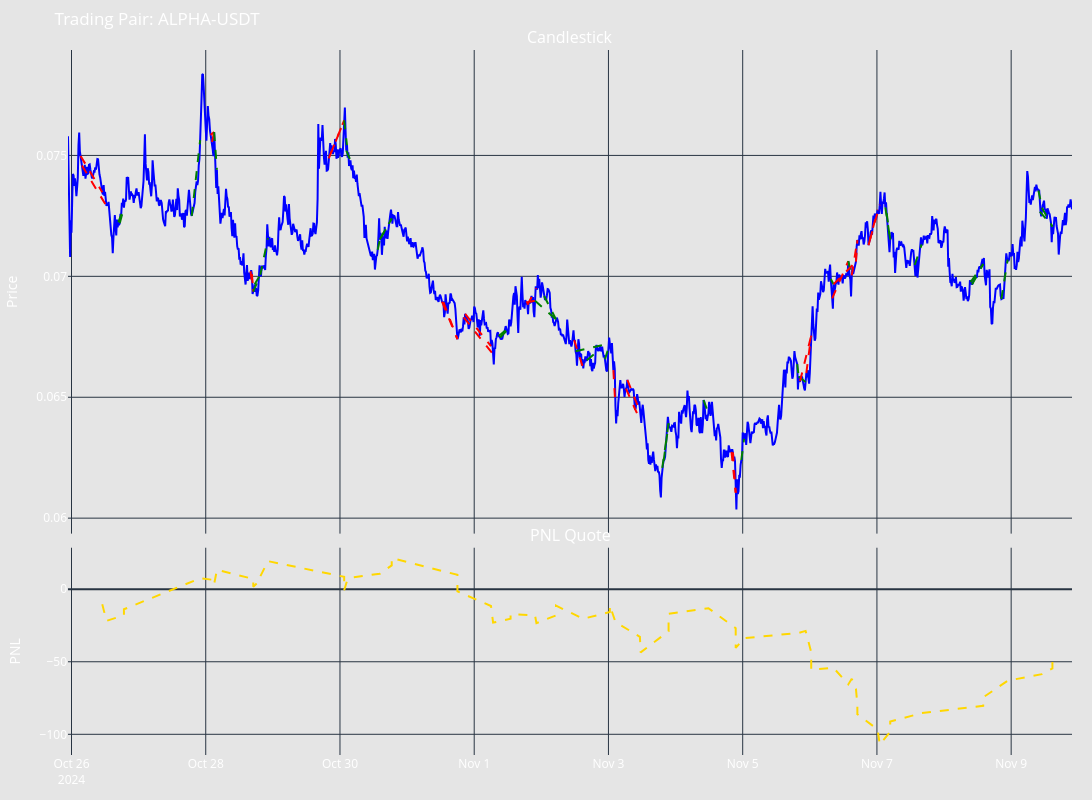

Here is the notebook cell this chart was saved with:
### Code cell
# Let's see what is inside the backtesting results
print(backtesting_result.get_results_summary())
backtesting_result.get_backtesting_figure()

### Figure 1 — Plotly figure (JSON) as saved in the notebook; plotly's stock layout.template omitted (floating-point values rounded to 4 significant figures; data arrays with more than 128 entries replaced by an {"elided": "..."} marker saying what was removed)
{"data": [{"line": {"color": "blue"}, "mode": "lines", "type": "scatter", "x": {"elided": "1437 str values"}, "xaxis": "x", "y": {"elided": "1437 float values"}, "yaxis": "y"}, {"line": {"color": "red", "dash": "dash", "width": 2}, "mode": "lines", "name": "Buy Executor", "showlegend": false, "type": "scatter", "x": ["2024-10-26T03:15:00", "2024-10-26T11:00:00"], "xaxis": "x", "y": [0.07498, 0.07348], "yaxis": "y"}, {"line": {"color": "red", "dash": "dash", "width": 2}, "mode": "lines", "name": "Buy Executor", "showlegend": false, "type": "scatter", "x": ["2024-10-26T03:45:00", "2024-10-26T12:30:00"], "xaxis": "x", "y": [0.07458, 0.07291], "yaxis": "y"}, {"line": {"color": "green", "dash": "dash", "width": 2}, "mode": "lines", "name": "Buy Executor", "showlegend": false, "type": "scatter", "x": ["2024-10-26T16:45:00", "2024-10-26T18:45:00"], "xaxis": "x", "y": [0.07224, 0.07284], "yaxis": "y"}, {"line": {"color": "green", "dash": "dash", "width": 2}, "mode": "lines", "name": "Buy Executor", "showlegend": false, "type": "scatter", "x": ["2024-10-26T17:15:00", "2024-10-26T18:45:00"], "xaxis": "x", "y": [0.0722, 0.07284], "yaxis": "y"}, {"line": {"color": "green", "dash": "dash", "width": 2}, "mode": "lines", "name": "Buy Executor", "showlegend": false, "type": "scatter", "x": ["2024-10-27T19:00:00", "2024-10-27T22:00:00"], "xaxis": "x", "y": [0.0725, 0.07563], "yaxis": "y"}, {"line": {"color": "red", "dash": "dash", "width": 2}, "mode": "lines", "name": "Sell Executor", "showlegend": false, "type": "scatter", "x": ["2024-10-28T01:45:00", "2024-10-28T03:00:00"], "xaxis": "x", "y": [0.07585, 0.07597], "yaxis": "y"}, {"line": {"color": "red", "dash": "dash", "width": 2}, "mode": "lines", "name": "Sell Executor", "showlegend": false, "type": "scatter", "x": ["2024-10-28T02:15:00", "2024-10-28T03:00:00"], "xaxis": "x", "y": [0.07556, 0.07597], "yaxis": "y"}, {"line": {"color": "green", "dash": "dash", "width": 2}, "mode": "lines", "name": "Sell Executor", "showlegend": false, "type": "scatter", "x": ["2024-10-28T03:00:00", "2024-10-28T04:00:00"], "xaxis": "x", "y": [0.07597, 0.07441], "yaxis": "y"}, {"line": {"color": "red", "dash": "dash", "width": 2}, "mode": "lines", "name": "Buy Executor", "showlegend": false, "type": "scatter", "x": ["2024-10-28T16:00:00", "2024-10-28T17:00:00"], "xaxis": "x", "y": [0.07021, 0.06937], "yaxis": "y"}, {"line": {"color": "red", "dash": "dash", "width": 2}, "mode": "lines", "name": "Buy Executor", "showlegend": false, "type": "scatter", "x": ["2024-10-28T16:30:00", "2024-10-28T17:00:00"], "xaxis": "x", "y": [0.07009, 0.06937], "yaxis": "y"}, {"line": {"color": "green", "dash": "dash", "width": 2}, "mode": "lines", "name": "Buy Executor", "showlegend": false, "type": "scatter", "x": ["2024-10-28T17:00:00", "2024-10-28T19:30:00"], "xaxis": "x", "y": [0.06937, 0.07006], "yaxis": "y"}, {"line": {"color": "green", "dash": "dash", "width": 2}, "mode": "lines", "name": "Buy Executor", "showlegend": false, "type": "scatter", "x": ["2024-10-28T17:30:00", "2024-10-28T19:30:00"], "xaxis": "x", "y": [0.06967, 0.07006], "yaxis": "y"}, {"line": {"color": "green", "dash": "dash", "width": 2}, "mode": "lines", "name": "Buy Executor", "showlegend": false, "type": "scatter", "x": ["2024-10-28T19:30:00", "2024-10-28T22:15:00"], "xaxis": "x", "y": [0.07006, 0.07158], "yaxis": "y"}, {"line": {"color": "red", "dash": "dash", "width": 2}, "mode": "lines", "name": "Sell Executor", "showlegend": false, "type": "scatter", "x": ["2024-10-29T20:00:00", "2024-10-30T01:30:00"], "xaxis": "x", "y": [0.07488, 0.07645], "yaxis": "y"}, {"line": {"color": "red", "dash": "dash", "width": 2}, "mode": "lines", "name": "Sell Executor", "showlegend": false, "type": "scatter", "x": ["2024-10-29T20:45:00", "2024-10-30T01:30:00"], "xaxis": "x", "y": [0.0751, 0.07645], "yaxis": "y"}, {"line": {"color": "green", "dash": "dash", "width": 2}, "mode": "lines", "name": "Sell Executor", "showlegend": false, "type": "scatter", "x": ["2024-10-30T01:30:00", "2024-10-30T02:30:00"], "xaxis": "x", "y": [0.07645, 0.07543], "yaxis": "y"}, {"line": {"color": "green", "dash": "dash", "width": 2}, "mode": "lines", "name": "Sell Executor", "showlegend": false, "type": "scatter", "x": ["2024-10-30T02:15:00", "2024-10-30T03:45:00"], "xaxis": "x", "y": [0.0752, 0.0748], "yaxis": "y"}, {"line": {"color": "green", "dash": "dash", "width": 2}, "mode": "lines", "name": "Buy Executor", "showlegend": false, "type": "scatter", "x": ["2024-10-30T13:30:00", "2024-10-30T14:15:00"], "xaxis": "x", "y": [0.0711, 0.07152], "yaxis": "y"}, {"line": {"color": "green", "dash": "dash", "width": 2}, "mode": "lines", "name": "Buy Executor", "showlegend": false, "type": "scatter", "x": ["2024-10-30T14:15:00", "2024-10-30T18:30:00"], "xaxis": "x", "y": [0.07152, 0.07239], "yaxis": "y"}, {"line": {"color": "green", "dash": "dash", "width": 2}, "mode": "lines", "name": "Buy Executor", "showlegend": false, "type": "scatter", "x": ["2024-10-30T14:45:00", "2024-10-30T18:30:00"], "xaxis": "x", "y": [0.07163, 0.07239], "yaxis": "y"}, {"line": {"color": "red", "dash": "dash", "width": 2}, "mode": "lines", "name": "Buy Executor", "showlegend": false, "type": "scatter", "x": ["2024-10-31T12:30:00", "2024-10-31T18:00:00"], "xaxis": "x", "y": [0.06895, 0.0674], "yaxis": "y"}, {"line": {"color": "red", "dash": "dash", "width": 2}, "mode": "lines", "name": "Buy Executor", "showlegend": false, "type": "scatter", "x": ["2024-10-31T13:00:00", "2024-10-31T18:00:00"], "xaxis": "x", "y": [0.06893, 0.0674], "yaxis": "y"}, {"line": {"color": "red", "dash": "dash", "width": 2}, "mode": "lines", "name": "Buy Executor", "showlegend": false, "type": "scatter", "x": ["2024-10-31T20:45:00", "2024-11-01T06:00:00"], "xaxis": "x", "y": [0.06845, 0.06711], "yaxis": "y"}, {"line": {"color": "red", "dash": "dash", "width": 2}, "mode": "lines", "name": "Buy Executor", "showlegend": false, "type": "scatter", "x": ["2024-10-31T20:15:00", "2024-11-01T06:45:00"], "xaxis": "x", "y": [0.0683, 0.06678], "yaxis": "y"}, {"line": {"color": "green", "dash": "dash", "width": 2}, "mode": "lines", "name": "Buy Executor", "showlegend": false, "type": "scatter", "x": ["2024-11-01T08:45:00", "2024-11-01T13:00:00"], "xaxis": "x", "y": [0.06753, 0.06793], "yaxis": "y"}, {"line": {"color": "green", "dash": "dash", "width": 2}, "mode": "lines", "name": "Buy Executor", "showlegend": false, "type": "scatter", "x": ["2024-11-01T09:15:00", "2024-11-01T13:00:00"], "xaxis": "x", "y": [0.06747, 0.06793], "yaxis": "y"}, {"line": {"color": "red", "dash": "dash", "width": 2}, "mode": "lines", "name": "Sell Executor", "showlegend": false, "type": "scatter", "x": ["2024-11-01T18:30:00", "2024-11-01T21:45:00"], "xaxis": "x", "y": [0.06892, 0.06899], "yaxis": "y"}, {"line": {"color": "red", "dash": "dash", "width": 2}, "mode": "lines", "name": "Sell Executor", "showlegend": false, "type": "scatter", "x": ["2024-11-01T19:00:00", "2024-11-01T22:15:00"], "xaxis": "x", "y": [0.06882, 0.06951], "yaxis": "y"}, {"line": {"color": "green", "dash": "dash", "width": 2}, "mode": "lines", "name": "Sell Executor", "showlegend": false, "type": "scatter", "x": ["2024-11-01T21:45:00", "2024-11-02T05:15:00"], "xaxis": "x", "y": [0.06899, 0.06822], "yaxis": "y"}, {"line": {"color": "green", "dash": "dash", "width": 2}, "mode": "lines", "name": "Sell Executor", "showlegend": false, "type": "scatter", "x": ["2024-11-02T01:00:00", "2024-11-02T05:15:00"], "xaxis": "x", "y": [0.06919, 0.06822], "yaxis": "y"}, {"line": {"color": "red", "dash": "dash", "width": 2}, "mode": "lines", "name": "Buy Executor", "showlegend": false, "type": "scatter", "x": ["2024-11-02T11:45:00", "2024-11-02T15:00:00"], "xaxis": "x", "y": [0.06736, 0.06619], "yaxis": "y"}, {"line": {"color": "green", "dash": "dash", "width": 2}, "mode": "lines", "name": "Buy Executor", "showlegend": false, "type": "scatter", "x": ["2024-11-02T16:15:00", "2024-11-02T20:15:00"], "xaxis": "x", "y": [0.06653, 0.06691], "yaxis": "y"}, {"line": {"color": "green", "dash": "dash", "width": 2}, "mode": "lines", "name": "Buy Executor", "showlegend": false, "type": "scatter", "x": ["2024-11-02T12:15:00", "2024-11-03T00:30:00"], "xaxis": "x", "y": [0.0669, 0.06722], "yaxis": "y"}, {"line": {"color": "green", "dash": "dash", "width": 2}, "mode": "lines", "name": "Buy Executor", "showlegend": false, "type": "scatter", "x": ["2024-11-02T22:45:00", "2024-11-03T00:30:00"], "xaxis": "x", "y": [0.06657, 0.06722], "yaxis": "y"}, {"line": {"color": "red", "dash": "dash", "width": 2}, "mode": "lines", "name": "Buy Executor", "showlegend": false, "type": "scatter", "x": ["2024-11-03T01:45:00", "2024-11-03T02:30:00"], "xaxis": "x", "y": [0.06612, 0.06464], "yaxis": "y"}, {"line": {"color": "red", "dash": "dash", "width": 2}, "mode": "lines", "name": "Buy Executor", "showlegend": false, "type": "scatter", "x": ["2024-11-03T06:45:00", "2024-11-03T11:15:00"], "xaxis": "x", "y": [0.06572, 0.06442], "yaxis": "y"}, {"line": {"color": "red", "dash": "dash", "width": 2}, "mode": "lines", "name": "Buy Executor", "showlegend": false, "type": "scatter", "x": ["2024-11-03T06:15:00", "2024-11-03T11:30:00"], "xaxis": "x", "y": [0.06536, 0.064], "yaxis": "y"}, {"line": {"color": "green", "dash": "dash", "width": 2}, "mode": "lines", "name": "Buy Executor", "showlegend": false, "type": "scatter", "x": ["2024-11-03T19:15:00", "2024-11-03T21:30:00"], "xaxis": "x", "y": [0.06208, 0.06392], "yaxis": "y"}, {"line": {"color": "green", "dash": "dash", "width": 2}, "mode": "lines", "name": "Buy Executor", "showlegend": false, "type": "scatter", "x": ["2024-11-03T19:45:00", "2024-11-03T21:30:00"], "xaxis": "x", "y": [0.06238, 0.06392], "yaxis": "y"}, {"line": {"color": "green", "dash": "dash", "width": 2}, "mode": "lines", "name": "Sell Executor", "showlegend": false, "type": "scatter", "x": ["2024-11-04T10:00:00", "2024-11-04T11:45:00"], "xaxis": "x", "y": [0.06488, 0.06434], "yaxis": "y"}, {"line": {"color": "red", "dash": "dash", "width": 2}, "mode": "lines", "name": "Buy Executor", "showlegend": false, "type": "scatter", "x": ["2024-11-04T20:00:00", "2024-11-04T21:30:00"], "xaxis": "x", "y": [0.06274, 0.06105], "yaxis": "y"}, {"line": {"color": "red", "dash": "dash", "width": 2}, "mode": "lines", "name": "Buy Executor", "showlegend": false, "type": "scatter", "x": ["2024-11-04T20:30:00", "2024-11-04T21:30:00"], "xaxis": "x", "y": [0.06272, 0.06105], "yaxis": "y"}, {"line": {"color": "green", "dash": "dash", "width": 2}, "mode": "lines", "name": "Buy Executor", "showlegend": false, "type": "scatter", "x": ["2024-11-04T23:30:00", "2024-11-05T00:30:00"], "xaxis": "x", "y": [0.0624, 0.06328], "yaxis": "y"}, {"line": {"color": "green", "dash": "dash", "width": 2}, "mode": "lines", "name": "Sell Executor", "showlegend": false, "type": "scatter", "x": ["2024-11-05T19:30:00", "2024-11-05T20:00:00"], "xaxis": "x", "y": [0.06637, 0.06586], "yaxis": "y"}, {"line": {"color": "green", "dash": "dash", "width": 2}, "mode": "lines", "name": "Sell Executor", "showlegend": false, "type": "scatter", "x": ["2024-11-05T20:00:00", "2024-11-05T22:30:00"], "xaxis": "x", "y": [0.06586, 0.06563], "yaxis": "y"}, {"line": {"color": "red", "dash": "dash", "width": 2}, "mode": "lines", "name": "Sell Executor", "showlegend": false, "type": "scatter", "x": ["2024-11-05T20:30:00", "2024-11-06T00:30:00"], "xaxis": "x", "y": [0.06566, 0.06755], "yaxis": "y"}, {"line": {"color": "red", "dash": "dash", "width": 2}, "mode": "lines", "name": "Sell Executor", "showlegend": false, "type": "scatter", "x": ["2024-11-05T22:45:00", "2024-11-06T00:30:00"], "xaxis": "x", "y": [0.066, 0.06755], "yaxis": "y"}, {"line": {"color": "green", "dash": "dash", "width": 2}, "mode": "lines", "name": "Sell Executor", "showlegend": false, "type": "scatter", "x": ["2024-11-06T07:30:00", "2024-11-06T08:30:00"], "xaxis": "x", "y": [0.06989, 0.06967], "yaxis": "y"}, {"line": {"color": "red", "dash": "dash", "width": 2}, "mode": "lines", "name": "Sell Executor", "showlegend": false, "type": "scatter", "x": ["2024-11-06T08:00:00", "2024-11-06T13:45:00"], "xaxis": "x", "y": [0.06909, 0.07063], "yaxis": "y"}, {"line": {"color": "green", "dash": "dash", "width": 2}, "mode": "lines", "name": "Sell Executor", "showlegend": false, "type": "scatter", "x": ["2024-11-06T13:45:00", "2024-11-06T15:00:00"], "xaxis": "x", "y": [0.07063, 0.07004], "yaxis": "y"}, {"line": {"color": "red", "dash": "dash", "width": 2}, "mode": "lines", "name": "Sell Executor", "showlegend": false, "type": "scatter", "x": ["2024-11-06T08:30:00", "2024-11-06T16:30:00"], "xaxis": "x", "y": [0.06967, 0.07061], "yaxis": "y"}, {"line": {"color": "red", "dash": "dash", "width": 2}, "mode": "lines", "name": "Sell Executor", "showlegend": false, "type": "scatter", "x": ["2024-11-06T15:00:00", "2024-11-06T17:00:00"], "xaxis": "x", "y": [0.07004, 0.0715], "yaxis": "y"}, {"line": {"color": "red", "dash": "dash", "width": 2}, "mode": "lines", "name": "Sell Executor", "showlegend": false, "type": "scatter", "x": ["2024-11-06T16:30:00", "2024-11-06T17:00:00"], "xaxis": "x", "y": [0.07061, 0.0715], "yaxis": "y"}, {"line": {"color": "red", "dash": "dash", "width": 2}, "mode": "lines", "name": "Sell Executor", "showlegend": false, "type": "scatter", "x": ["2024-11-06T21:00:00", "2024-11-07T00:15:00"], "xaxis": "x", "y": [0.07129, 0.07275], "yaxis": "y"}, {"line": {"color": "red", "dash": "dash", "width": 2}, "mode": "lines", "name": "Sell Executor", "showlegend": false, "type": "scatter", "x": ["2024-11-06T21:30:00", "2024-11-07T01:00:00"], "xaxis": "x", "y": [0.07151, 0.07296], "yaxis": "y"}, {"line": {"color": "green", "dash": "dash", "width": 2}, "mode": "lines", "name": "Sell Executor", "showlegend": false, "type": "scatter", "x": ["2024-11-07T03:00:00", "2024-11-07T04:45:00"], "xaxis": "x", "y": [0.07285, 0.07152], "yaxis": "y"}, {"line": {"color": "green", "dash": "dash", "width": 2}, "mode": "lines", "name": "Sell Executor", "showlegend": false, "type": "scatter", "x": ["2024-11-07T03:30:00", "2024-11-07T04:45:00"], "xaxis": "x", "y": [0.0726, 0.07152], "yaxis": "y"}, {"line": {"color": "green", "dash": "dash", "width": 2}, "mode": "lines", "name": "Buy Executor", "showlegend": false, "type": "scatter", "x": ["2024-11-07T13:30:00", "2024-11-07T16:00:00"], "xaxis": "x", "y": [0.07047, 0.07132], "yaxis": "y"}, {"line": {"color": "green", "dash": "dash", "width": 2}, "mode": "lines", "name": "Buy Executor", "showlegend": false, "type": "scatter", "x": ["2024-11-08T09:30:00", "2024-11-08T14:00:00"], "xaxis": "x", "y": [0.06976, 0.07051], "yaxis": "y"}, {"line": {"color": "green", "dash": "dash", "width": 2}, "mode": "lines", "name": "Buy Executor", "showlegend": false, "type": "scatter", "x": ["2024-11-08T10:00:00", "2024-11-08T14:00:00"], "xaxis": "x", "y": [0.06966, 0.07051], "yaxis": "y"}, {"line": {"color": "green", "dash": "dash", "width": 2}, "mode": "lines", "name": "Buy Executor", "showlegend": false, "type": "scatter", "x": ["2024-11-08T20:30:00", "2024-11-08T22:45:00"], "xaxis": "x", "y": [0.06906, 0.07069], "yaxis": "y"}, {"line": {"color": "green", "dash": "dash", "width": 2}, "mode": "lines", "name": "Sell Executor", "showlegend": false, "type": "scatter", "x": ["2024-11-09T09:45:00", "2024-11-09T11:00:00"], "xaxis": "x", "y": [0.07355, 0.07284], "yaxis": "y"}, {"line": {"color": "green", "dash": "dash", "width": 2}, "mode": "lines", "name": "Sell Executor", "showlegend": false, "type": "scatter", "x": ["2024-11-09T10:15:00", "2024-11-09T14:45:00"], "xaxis": "x", "y": [0.07268, 0.07206], "yaxis": "y"}, {"line": {"color": "green", "dash": "dash", "width": 2}, "mode": "lines", "name": "Sell Executor", "showlegend": false, "type": "scatter", "x": ["2024-11-09T11:00:00", "2024-11-09T14:45:00"], "xaxis": "x", "y": [0.07284, 0.07206], "yaxis": "y"}, {"line": {"color": "gold", "dash": "dash", "width": 2}, "mode": "lines", "name": "Cumulative PNL", "type": "scatter", "x": ["2024-10-26T11:00:00.000000000", "2024-10-26T12:30:00.000000000", "2024-10-26T18:45:00.000000000", "2024-10-26T18:45:00.000000000", "2024-10-27T22:00:00.000000000", "2024-10-28T03:00:00.000000000", "2024-10-28T03:00:00.000000000", "2024-10-28T04:00:00.000000000", "2024-10-28T17:00:00.000000000", "2024-10-28T17:00:00.000000000", "2024-10-28T19:30:00.000000000", "2024-10-28T19:30:00.000000000", "2024-10-28T22:15:00.000000000", "2024-10-30T01:30:00.000000000", "2024-10-30T01:30:00.000000000", "2024-10-30T02:30:00.000000000", "2024-10-30T03:45:00.000000000", "2024-10-30T14:15:00.000000000", "2024-10-30T18:30:00.000000000", "2024-10-30T18:30:00.000000000", "2024-10-31T18:00:00.000000000", "2024-10-31T18:00:00.000000000", "2024-11-01T06:00:00.000000000", "2024-11-01T06:45:00.000000000", "2024-11-01T13:00:00.000000000", "2024-11-01T13:00:00.000000000", "2024-11-01T21:45:00.000000000", "2024-11-01T22:15:00.000000000", "2024-11-02T05:15:00.000000000", "2024-11-02T05:15:00.000000000", "2024-11-02T15:00:00.000000000", "2024-11-02T20:15:00.000000000", "2024-11-03T00:30:00.000000000", "2024-11-03T00:30:00.000000000", "2024-11-03T02:30:00.000000000", "2024-11-03T11:15:00.000000000", "2024-11-03T11:30:00.000000000", "2024-11-03T21:30:00.000000000", "2024-11-03T21:30:00.000000000", "2024-11-04T11:45:00.000000000", "2024-11-04T21:30:00.000000000", "2024-11-04T21:30:00.000000000", "2024-11-05T00:30:00.000000000", "2024-11-05T20:00:00.000000000", "2024-11-05T22:30:00.000000000", "2024-11-06T00:30:00.000000000", "2024-11-06T00:30:00.000000000", "2024-11-06T08:30:00.000000000", "2024-11-06T13:45:00.000000000", "2024-11-06T15:00:00.000000000", "2024-11-06T16:30:00.000000000", "2024-11-06T17:00:00.000000000", "2024-11-06T17:00:00.000000000", "2024-11-07T00:15:00.000000000", "2024-11-07T01:00:00.000000000", "2024-11-07T04:45:00.000000000", "2024-11-07T04:45:00.000000000", "2024-11-07T16:00:00.000000000", "2024-11-08T14:00:00.000000000", "2024-11-08T14:00:00.000000000", "2024-11-08T22:45:00.000000000", "2024-11-09T11:00:00.000000000", "2024-11-09T14:45:00.000000000", "2024-11-09T14:45:00.000000000"], "xaxis": "x2", "y": [-10.3, -21.8, -17.95, -13.81, 7.472, 6.381, 3.368, 13.34, 7.054, 1.617, 6.291, 8.789, 19.34, 8.554, -0.7341, 5.637, 7.996, 10.65, 16.43, 21.44, 9.897, -1.501, -11.59, -23.02, -20.35, -17.25, -18.05, -23.37, -18.09, -11.38, -20.36, -17.81, -15.71, -11.13, -22.62, -32.81, -43.52, -29.0, -16.95, -13.09, -26.86, -40.47, -33.72, -30.18, -28.73, -43.43, -55.47, -54.2, -65.64, -61.76, -68.81, -79.53, -86.13, -96.67, -107.1, -98.28, -91.15, -85.42, -80.34, -74.54, -63.04, -58.51, -54.55, -49.49], "yaxis": "y2"}], "layout": {"annotations": [{"font": {"size": 16}, "showarrow": false, "text": "Candlestick", "x": 0.5, "xanchor": "center", "xref": "paper", "y": 1, "yanchor": "bottom", "yref": "paper"}, {"font": {"size": 16}, "showarrow": false, "text": "PNL Quote", "x": 0.5, "xanchor": "center", "xref": "paper", "y": 0.294, "yanchor": "bottom", "yref": "paper"}], "font": {"color": "white", "size": 12}, "height": 800, "hovermode": "x unified", "margin": {"b": 20, "l": 20, "r": 20, "t": 50}, "paper_bgcolor": "rgba(0, 0, 0, 0.1)", "plot_bgcolor": "rgba(0, 0, 0, 0)", "showlegend": false, "title": {"text": "Trading Pair: ALPHA-USDT"}, "width": 1200, "xaxis": {"anchor": "y", "domain": [0, 1], "matches": "x2", "rangeslider": {"visible": false}, "showticklabels": false}, "xaxis2": {"anchor": "y2", "domain": [0, 1]}, "yaxis": {"anchor": "x", "domain": [0.314, 1], "title": {"text": "Price"}}, "yaxis2": {"anchor": "x2", "domain": [0, 0.294], "title": {"text": "PNL"}}}}
